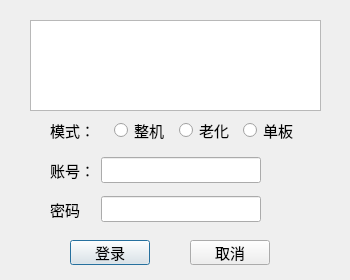
<?xml version="1.0" encoding="UTF-8"?>
<ui version="4.0">
 <class>Dialog</class>
 <widget class="QDialog" name="Dialog">
  <property name="geometry">
   <rect>
    <x>0</x>
    <y>0</y>
    <width>350</width>
    <height>280</height>
   </rect>
  </property>
  <property name="minimumSize">
   <size>
    <width>350</width>
    <height>280</height>
   </size>
  </property>
  <property name="maximumSize">
   <size>
    <width>350</width>
    <height>280</height>
   </size>
  </property>
  <property name="windowTitle">
   <string>登录窗口</string>
  </property>
  <property name="sizeGripEnabled">
   <bool>false</bool>
  </property>
  <widget class="QWidget" name="horizontalLayoutWidget">
   <property name="geometry">
    <rect>
     <x>50</x>
     <y>110</y>
     <width>251</width>
     <height>41</height>
    </rect>
   </property>
   <layout class="QHBoxLayout" name="horizontalLayout">
    <item>
     <widget class="QLabel" name="label">
      <property name="font">
       <font>
        <pointsize>11</pointsize>
        <weight>50</weight>
        <bold>false</bold>
        <kerning>true</kerning>
       </font>
      </property>
      <property name="text">
       <string>模式：</string>
      </property>
     </widget>
    </item>
    <item>
     <widget class="QRadioButton" name="radioButton">
      <property name="font">
       <font>
        <pointsize>11</pointsize>
        <weight>50</weight>
        <bold>false</bold>
       </font>
      </property>
      <property name="text">
       <string>整机</string>
      </property>
     </widget>
    </item>
    <item>
     <widget class="QRadioButton" name="radioButton_2">
      <property name="font">
       <font>
        <pointsize>11</pointsize>
       </font>
      </property>
      <property name="text">
       <string>老化</string>
      </property>
     </widget>
    </item>
    <item>
     <widget class="QRadioButton" name="radioButton_3">
      <property name="font">
       <font>
        <pointsize>11</pointsize>
       </font>
      </property>
      <property name="text">
       <string>单板</string>
      </property>
     </widget>
    </item>
   </layout>
  </widget>
  <widget class="QWidget" name="gridLayoutWidget">
   <property name="geometry">
    <rect>
     <x>50</x>
     <y>150</y>
     <width>211</width>
     <height>81</height>
    </rect>
   </property>
   <layout class="QGridLayout" name="gridLayout">
    <item row="0" column="0">
     <widget class="QLabel" name="label_2">
      <property name="font">
       <font>
        <pointsize>11</pointsize>
       </font>
      </property>
      <property name="text">
       <string>账号：</string>
      </property>
     </widget>
    </item>
    <item row="1" column="0">
     <widget class="QLabel" name="label_3">
      <property name="font">
       <font>
        <pointsize>11</pointsize>
       </font>
      </property>
      <property name="text">
       <string>密码</string>
      </property>
     </widget>
    </item>
    <item row="1" column="1">
     <widget class="QLineEdit" name="lineEdit_2">
      <property name="font">
       <font>
        <pointsize>11</pointsize>
       </font>
      </property>
     </widget>
    </item>
    <item row="0" column="1">
     <widget class="QLineEdit" name="lineEdit">
      <property name="font">
       <font>
        <pointsize>11</pointsize>
       </font>
      </property>
      <property name="text">
       <string/>
      </property>
     </widget>
    </item>
   </layout>
  </widget>
  <widget class="QPushButton" name="pushButton">
   <property name="geometry">
    <rect>
     <x>70</x>
     <y>240</y>
     <width>80</width>
     <height>25</height>
    </rect>
   </property>
   <property name="font">
    <font>
     <pointsize>11</pointsize>
    </font>
   </property>
   <property name="text">
    <string>登录</string>
   </property>
  </widget>
  <widget class="QPushButton" name="pushButton_2">
   <property name="geometry">
    <rect>
     <x>190</x>
     <y>240</y>
     <width>80</width>
     <height>25</height>
    </rect>
   </property>
   <property name="font">
    <font>
     <pointsize>11</pointsize>
    </font>
   </property>
   <property name="text">
    <string>取消</string>
   </property>
  </widget>
  <widget class="QGraphicsView" name="graphicsView">
   <property name="geometry">
    <rect>
     <x>30</x>
     <y>20</y>
     <width>291</width>
     <height>91</height>
    </rect>
   </property>
   <property name="styleSheet">
    <string notr="true">border-image: url(:/01/images/login.png);</string>
   </property>
  </widget>
 </widget>
 <resources>
  <include location="images.qrc"/>
 </resources>
 <connections>
  <connection>
   <sender>pushButton</sender>
   <signal>clicked()</signal>
   <receiver>Dialog</receiver>
   <slot>close()</slot>
   <hints>
    <hint type="sourcelabel">
     <x>210</x>
     <y>255</y>
    </hint>
    <hint type="destinationlabel">
     <x>174</x>
     <y>139</y>
    </hint>
   </hints>
  </connection>
  <connection>
   <sender>pushButton_2</sender>
   <signal>clicked()</signal>
   <receiver>Dialog</receiver>
   <slot>close()</slot>
   <hints>
    <hint type="sourcelabel">
     <x>298</x>
     <y>255</y>
    </hint>
    <hint type="destinationlabel">
     <x>174</x>
     <y>139</y>
    </hint>
   </hints>
  </connection>
 </connections>
</ui>
